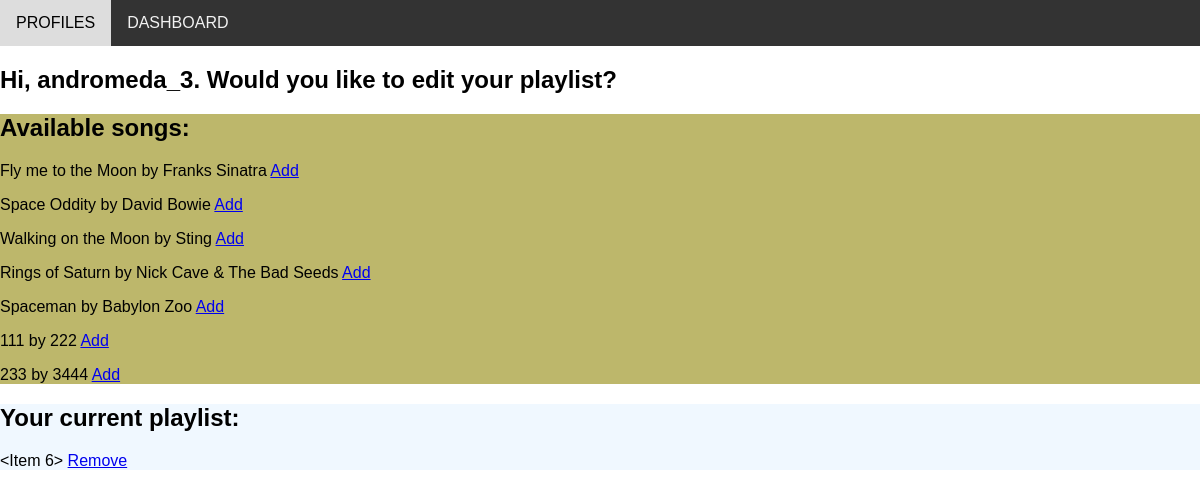
The page /profile/3 on the database its author committed.
### models.py (models this page shows, shortened)
class User(db.Model):
    id = db.Column(db.Integer, primary_key=True)
    username = db.Column(db.String(50), index=True, unique=True)
    playlist_id = db.Column(db.Integer, db.ForeignKey("playlist.id"))

class Song(db.Model):
    id = db.Column(db.Integer, primary_key=True)
    artist = db.Column(db.String(50), index=True, unique=False)
    title = db.Column(db.String(70), index=True, unique=False)
    n = db.Column(db.Integer, index=False, unique=False)
    def __repr__(self):
        return f"{self.title} by {self.artist}"

class Item(db.Model):
    id = db.Column(db.Integer, primary_key=True)
    song_id = db.Column(db.Integer, db.ForeignKey("song.id"))
    playlist_id = db.Column(db.Integer, db.ForeignKey("playlist.id"))

### routes.py (the view)
@app.route("/profile/<int:user_id>")
def profile(user_id):
    user = User.query.filter_by(id=user_id).first_or_404(
        description="No such user found."
    )
    songs = Song.query.all()
    my_playlist = Playlist.query.get(
        user.playlist_id
    )  # change here to a database query
    return render_template(
        "profile.html", user=user, songs=songs, my_playlist=my_playlist
    )

### templates/profile.html
{% extends "_base.html" %} {% block content %}
<h2>Hi, {{user.username}}. Would you like to edit your playlist?</h2>
<div class="row">
  <div class="column" style="background-color: #bdb76b">
    <h2>Available songs:</h2>
    {% for song in songs %}
    <p>
      {{song}} {% if my_playlist %}<a
        href="{{url_for('add_item', user_id = user.id, song_id = song.id, playlist_id = my_playlist.id)}}"
        >Add</a
      >{% endif %}
    </p>
    {% endfor %}
  </div>
  <div class="column" style="background-color: #f0f8ff">
    <h2>Your current playlist:</h2>
    {% if my_playlist %} {% for song in my_playlist.items %}
    <p>
      {{song}}
      <a href="{{url_for('remove_item', user_id = user.id, item_id = song.id)}}"
        >Remove</a
      >
    </p>
    {%endfor%} {% endif %}
  </div>
</div>
{% endblock %}

### static/my_style.css (style rules this page uses)
* { box-sizing: border-box; font-family: Arial, Helvetica, sans-serif; }
body { margin: 0; font-family: Arial, Helvetica, sans-serif; }

### rows shown on the page
User: username "andromeda_3"
Song: title+artist "Fly me to the Moon by Franks Sinatra"
Song: title+artist "Space Oddity by David Bowie"
Song: title+artist "Walking on the Moon by Sting"
Song: title+artist "Rings of Saturn by Nick Cave & The Bad Seeds"
Song: title+artist "Spaceman by Babylon Zoo"
Song: title+artist "111 by 222"
Song: title+artist "233 by 3444"
Item: song "<Item 6>"
